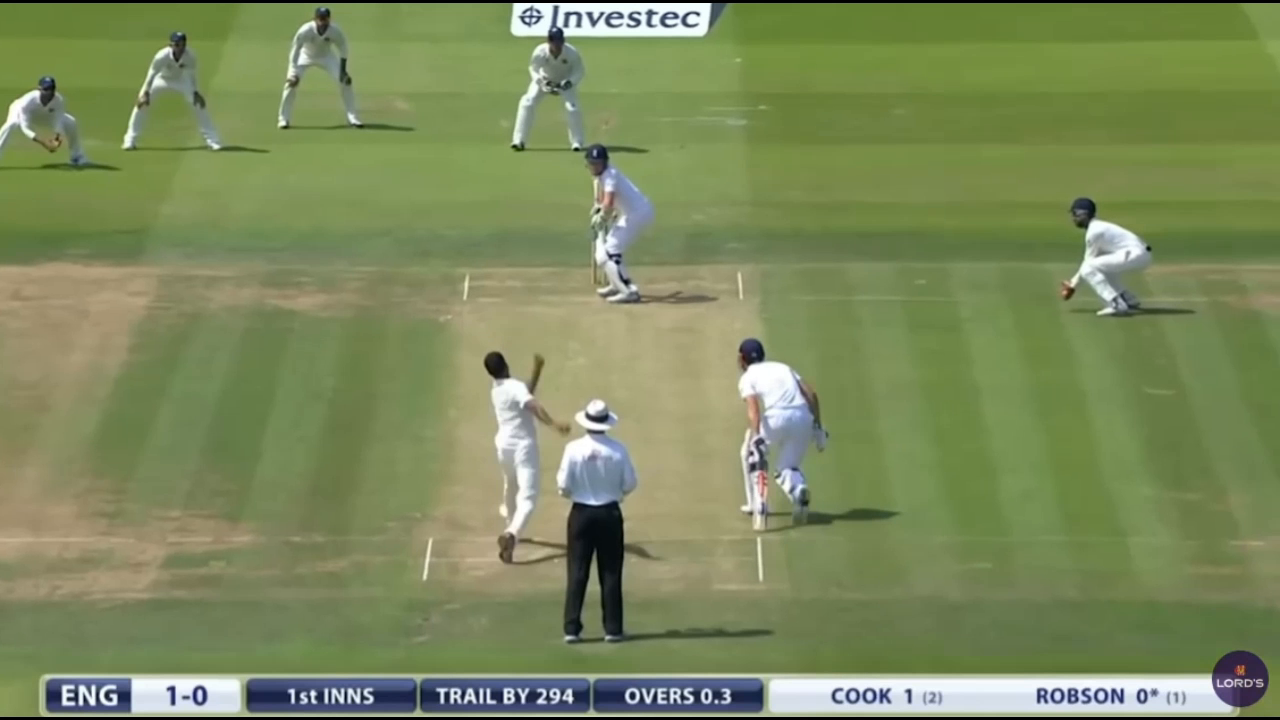
#> input picture frame 3 of videos/bhuvi1.mp4, 1280 x 720 px
$ python videoToframes.py
#> lines starting #> are read from the running program, lines starting #| are printed output that depends on the picture
import cv2
import numpy as np
import os

video_path = os.path.join('videos', 'bhuvi1.mp4')
cap = cv2.VideoCapture(video_path)
cnt = 0

if not cap.isOpened():
    print("Error opening video stream or file")
    exit()

ret, first_frame = cap.read()
#> first_frame is the input picture: shape (720, 1280, 3); mean B, G, R 92.5, 137.8, 124.5

# Read until video is completed
while cap.isOpened():

    ret, frame = cap.read()
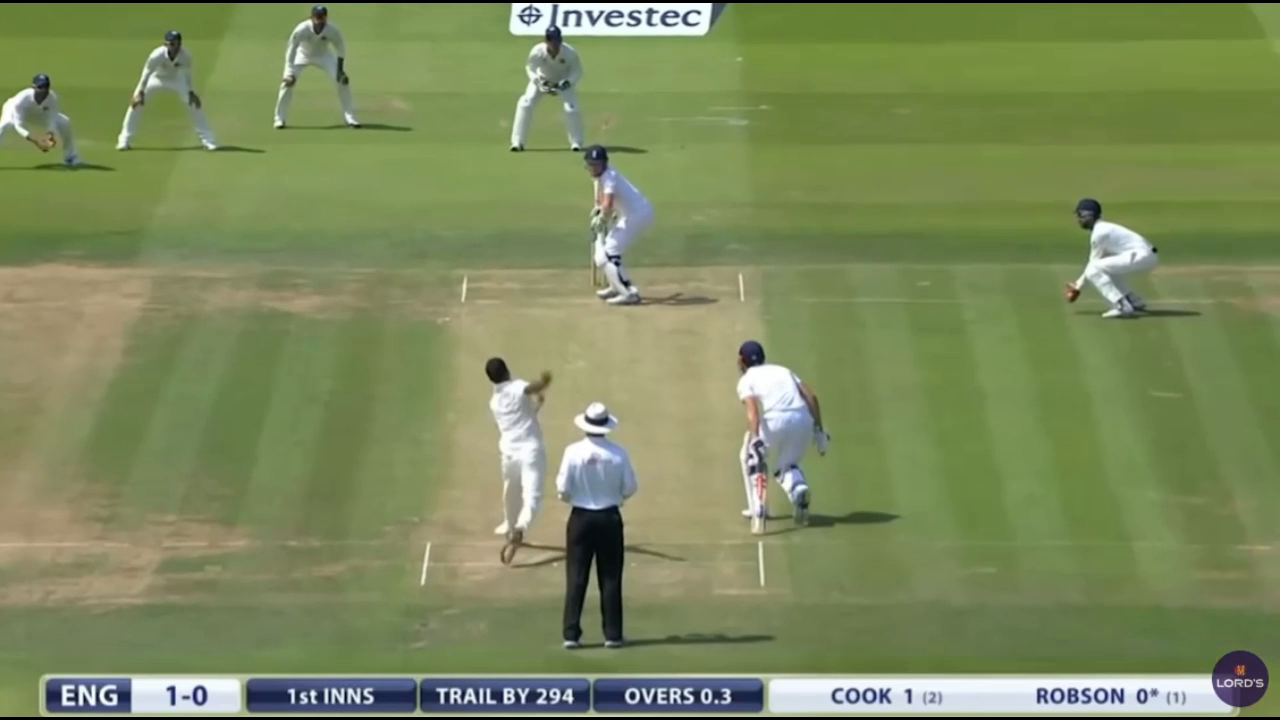
#> input picture frame 4 of videos/bhuvi1.mp4, 1280 x 720 px
#> frame is the input picture: shape (720, 1280, 3); mean B, G, R 92.8, 137.9, 124.7

    if ret:

        roi = frame[:800, :]

        thresh = 100
        if thresh * 2 < roi.shape[1]:
            start = thresh
            end = roi.shape[1] - thresh
#> end = 1180
            roi = roi[:, start:end]
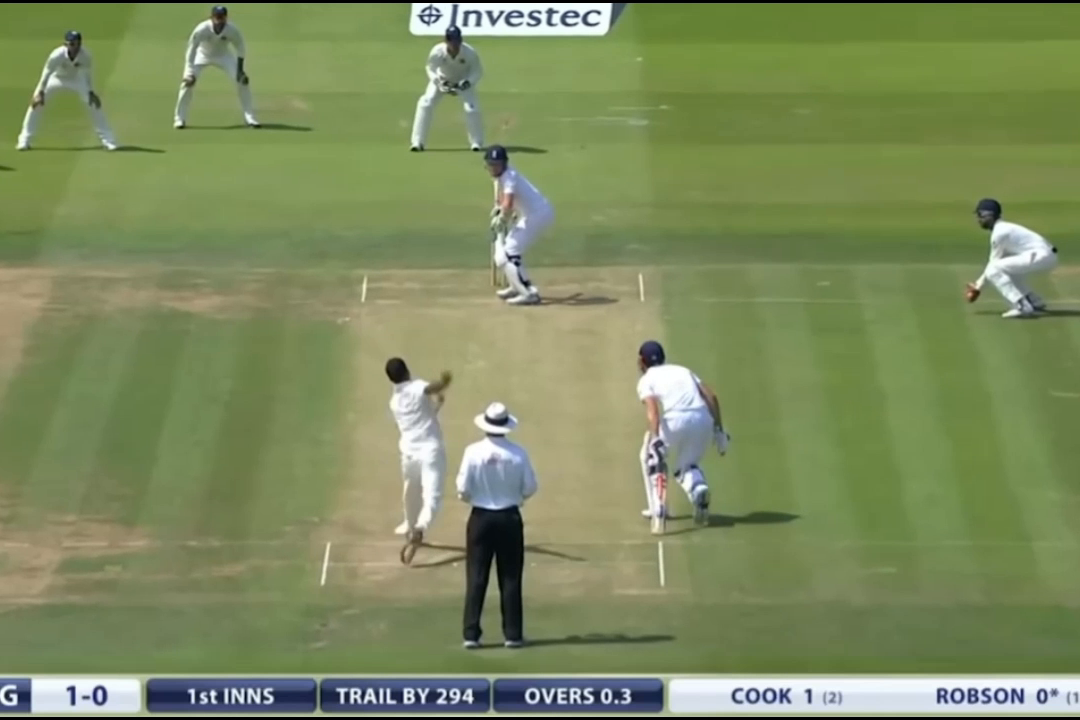
#> roi: shape (720, 1080, 3); mean B, G, R 94.5, 139.1, 125.4

            if roi.size > 0:
                cv2.imshow("image", roi)

                cv2.imwrite(f'frames/{cnt}.jpg', roi)
                cnt += 1

            if cv2.waitKey(25) & 0xFF == ord('q'):
#> (key q is pressed here)
                break
        else:
            print("Threshold is too large for the current frame width. Adjust the thresh value.")

    else:
        break

cap.release()
cv2.destroyAllWindows()

$ run again, starting later in the video
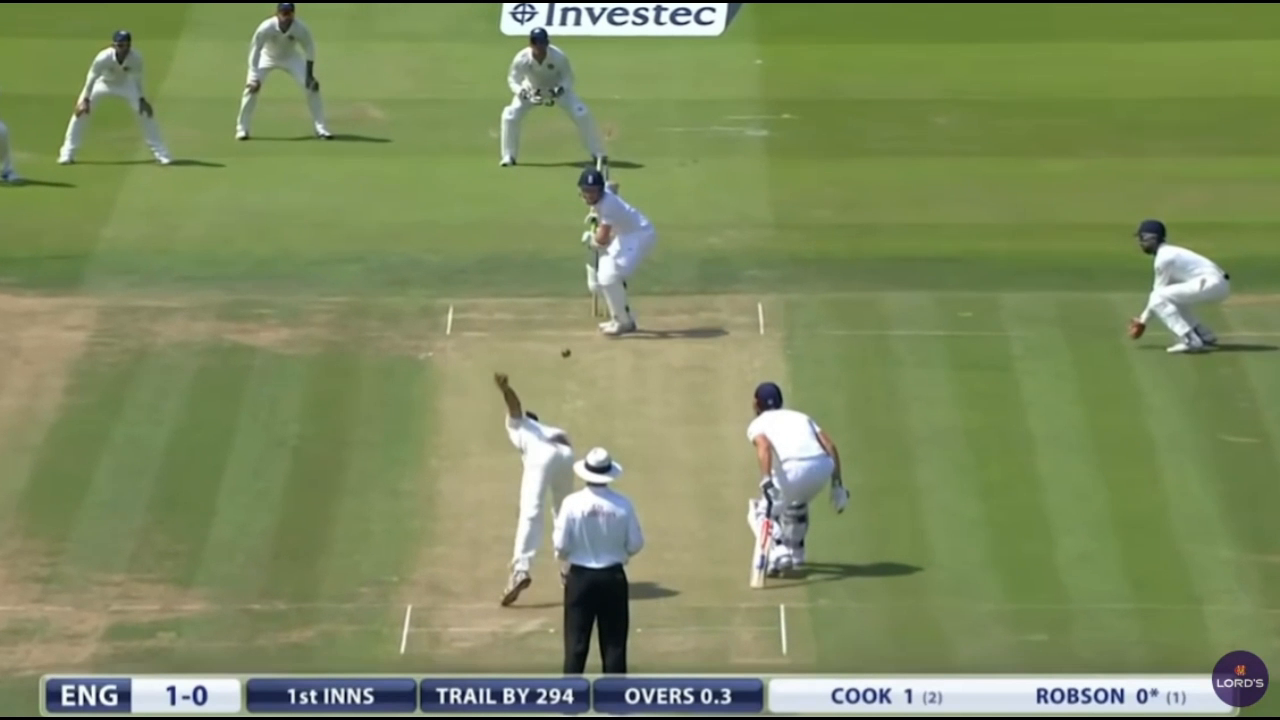
#> input picture frame 14 of videos/bhuvi1.mp4, 1280 x 720 px
#> first_frame is the input picture: shape (720, 1280, 3); mean B, G, R 94.6, 139.9, 126.5
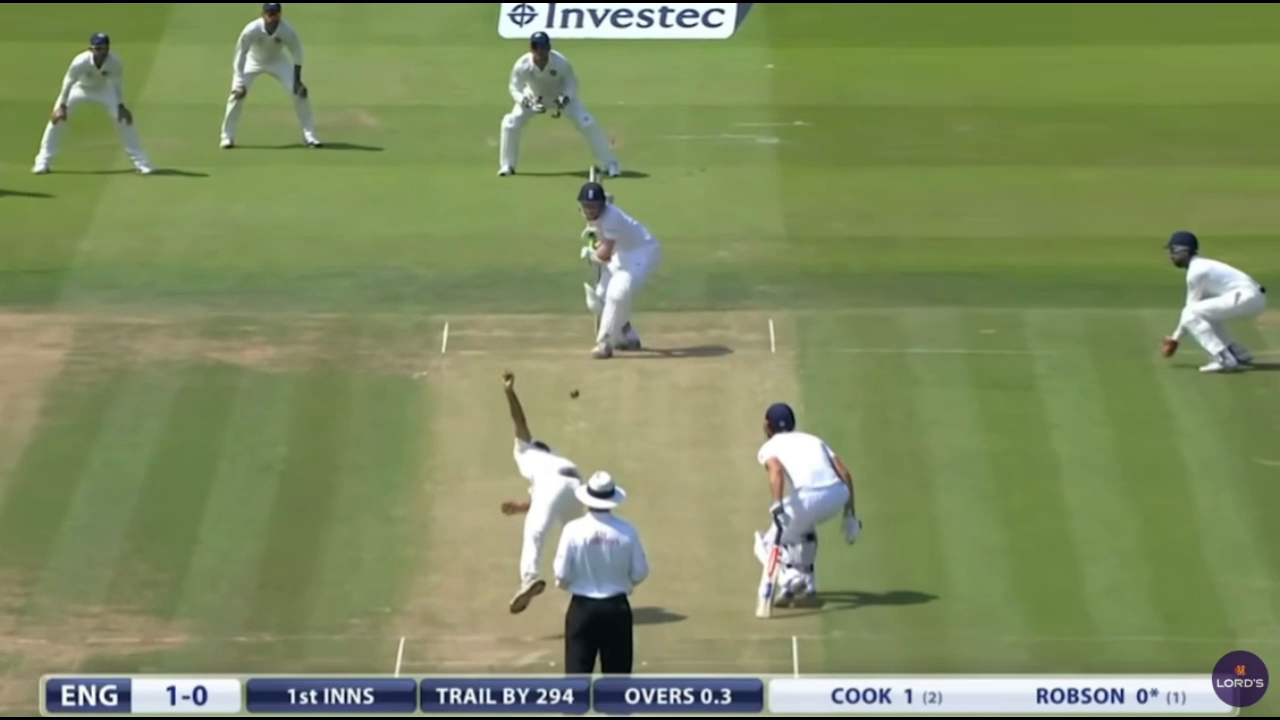
#> input picture frame 15 of videos/bhuvi1.mp4, 1280 x 720 px
#> frame is the input picture: shape (720, 1280, 3); mean B, G, R 95.4, 140.8, 127.3
#> `roi = roi[:, start:end]`:
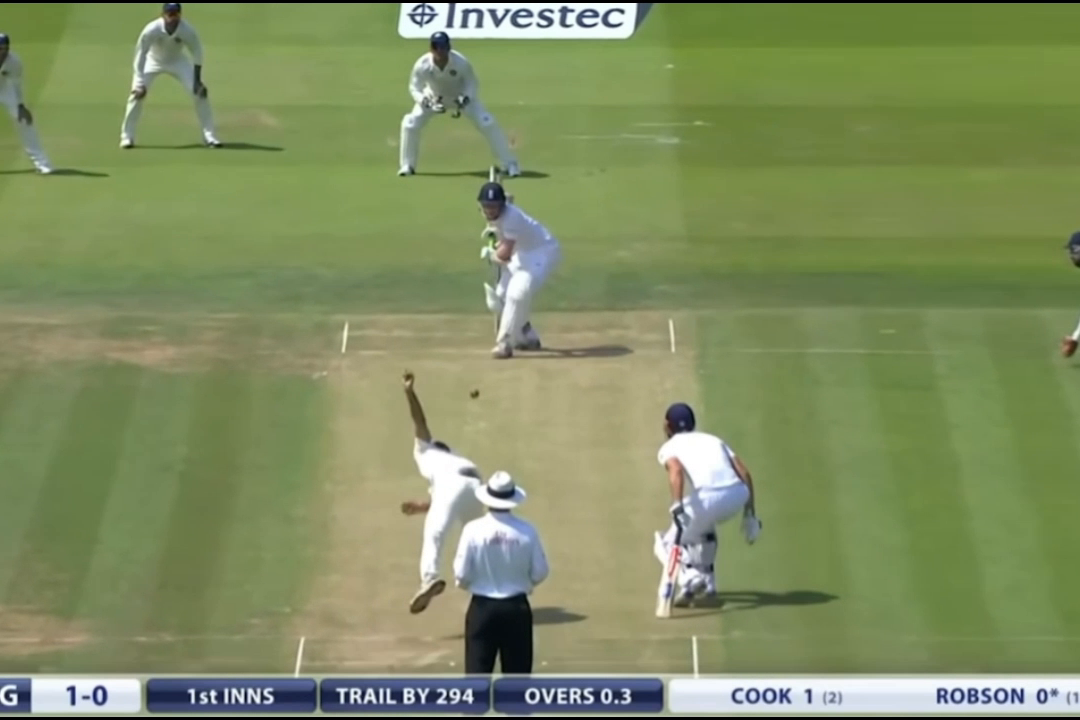
#> roi: shape (720, 1080, 3); mean B, G, R 97.1, 142, 128.5

$ run again, starting later in the video
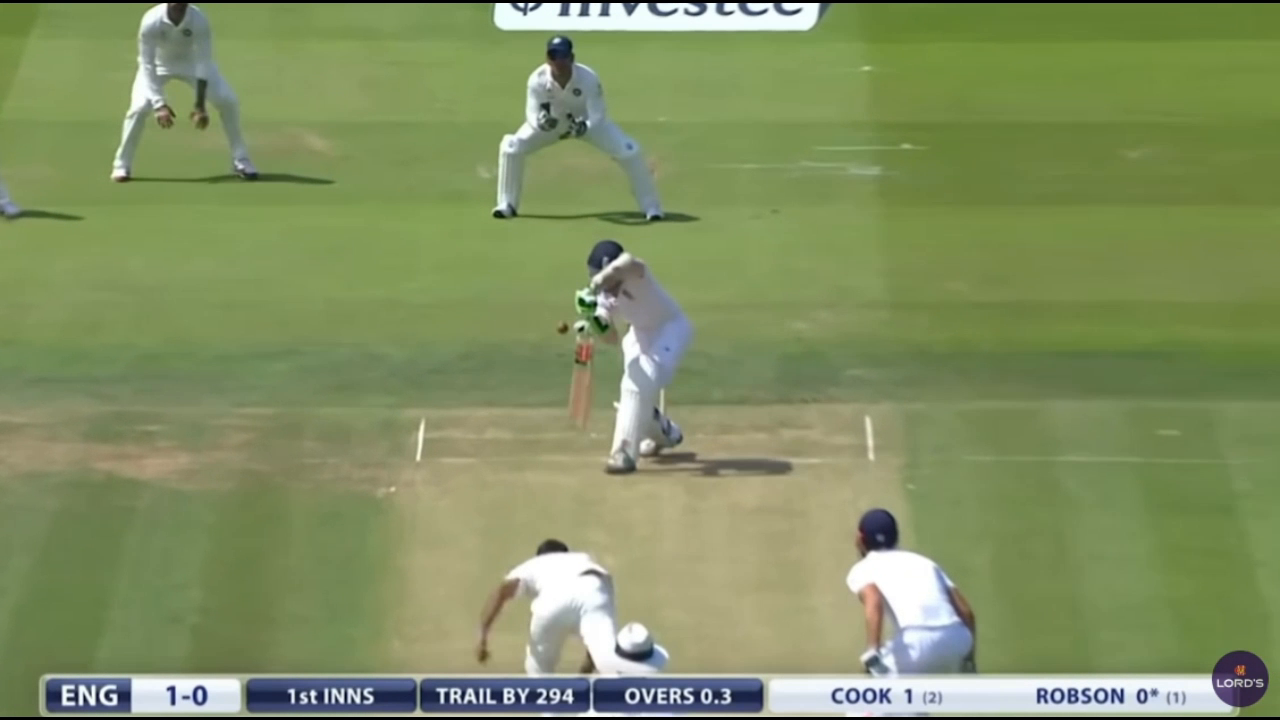
#> input picture frame 26 of videos/bhuvi1.mp4, 1280 x 720 px
#> first_frame is the input picture: shape (720, 1280, 3); mean B, G, R 97.8, 144.4, 129.8
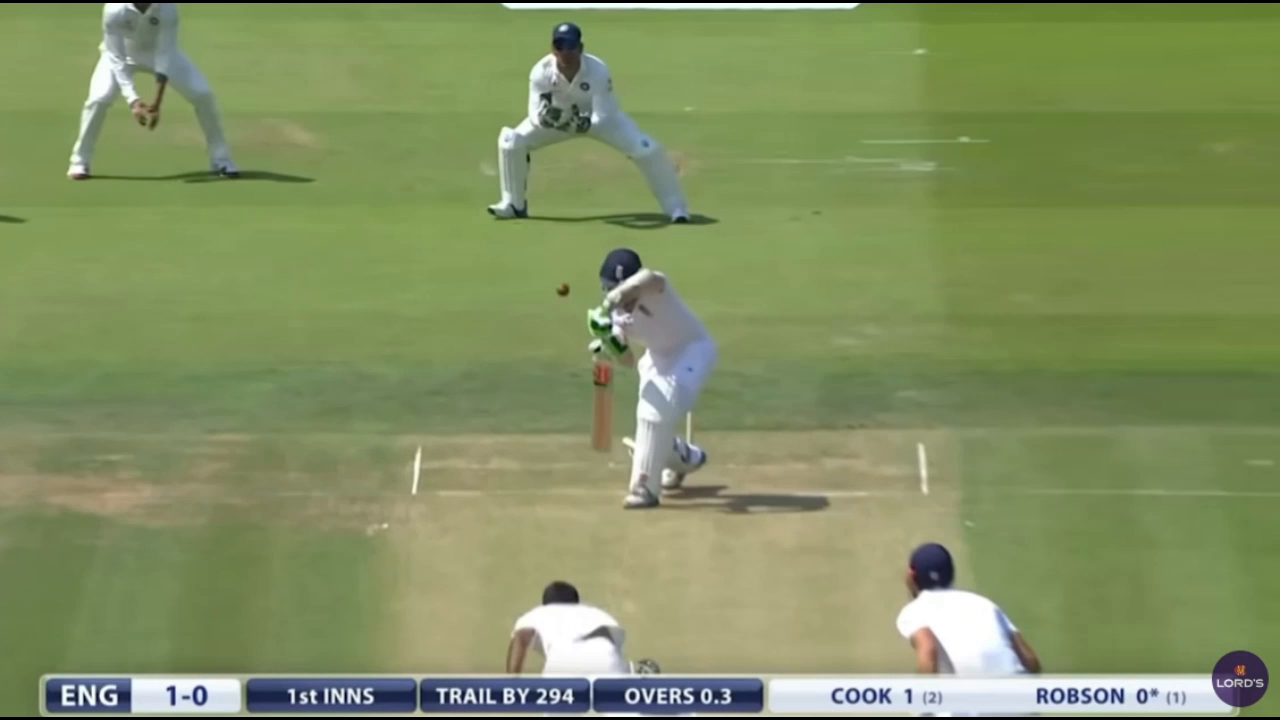
#> input picture frame 27 of videos/bhuvi1.mp4, 1280 x 720 px
#> frame is the input picture: shape (720, 1280, 3); mean B, G, R 97.7, 144.5, 130.1
#> `roi = roi[:, start:end]`:
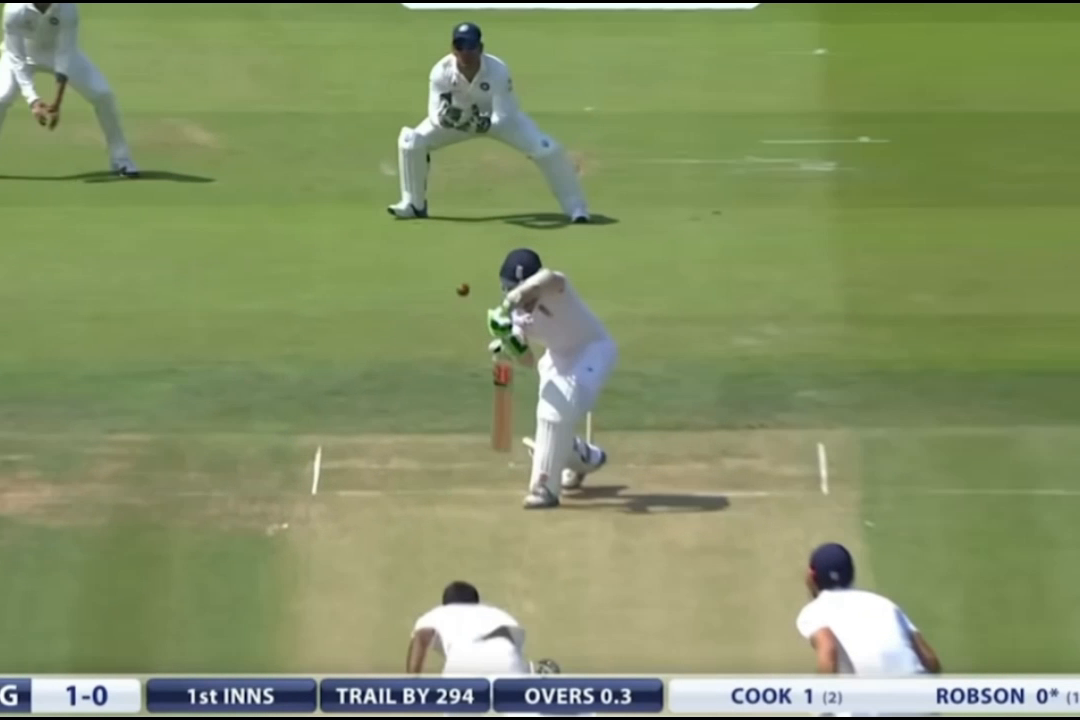
#> roi: shape (720, 1080, 3); mean B, G, R 100.6, 146.1, 132.4
